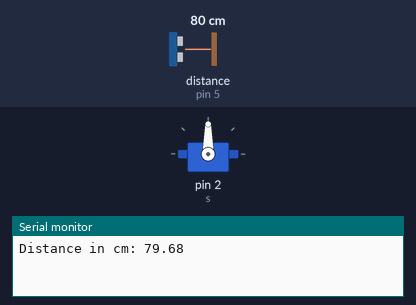
Bench run of a sketch on a simulated Arduino Uno, built with avr-gcc and run on an emulated ATmega328P. Shown: servo, the last lines printed to the serial monitor. Wiring (inferred from the names in the program): ultrasonic range finder: trigger pin 7; echo pin 5. The inputs (shaded band) are chosen by the test bench; at power-on: distance to the obstacle (sensor on pin 5) 80 cm. The echo pulse lasts 58.3 µs per cm.

Above: at 2.8 s.
2.9 s: distance to the obstacle (sensor on pin 5) set to 250 cm
At 4.7 s:
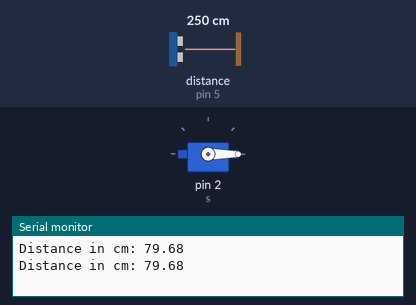
5.6 s: distance to the obstacle (sensor on pin 5) set to 206 cm
8.3 s: distance to the obstacle (sensor on pin 5) set to 195 cm
At 11.2 s:
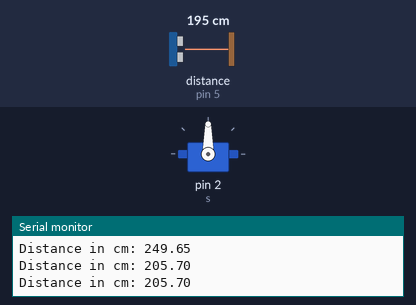
14.3 s: distance to the obstacle (sensor on pin 5) set to 299 cm
At 16.7 s:
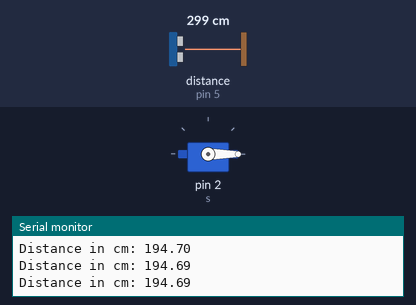
17.5 s: distance to the obstacle (sensor on pin 5) set to 2 cm
At 19.0 s:
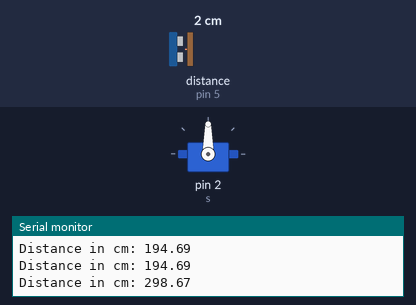
Timing chart, 0 to 20.5 s (numbered marks = the images above; inputs shaded):
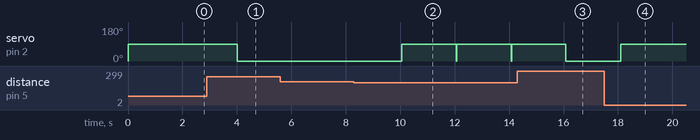

Measured:
- the behaviour switches between 201 and 200 cm on distance to the obstacle (sensor on pin 5) (found by bisection; images 1 and 2)
- after the input at 2.9 s, servo on pin 2 (s): 90° → 0° after 1.1 s
- after the input at 8.3 s, servo on pin 2 (s): 0° → 90° after 1.8 s
- after the input at 14.3 s, servo on pin 2 (s): goes on until 16.1 s, then stays 0°
- after the input at 17.5 s, servo on pin 2 (s): 0° → 90° after 0.61 s

The sketch:

Assignment-2.ino
```cpp
#include<Servo.h>
Servo s;
void setup()
{
  Serial.begin(9600);
  pinMode(7, OUTPUT);    // set arduino pin 7 to output mode
  pinMode(5, INPUT);    // set arduino pin 5 to input mode
  s.attach(2);            // attaches the servo on pin 2 to the servo object
  s.write(0);
}

void loop()
{
  digitalWrite(7, HIGH);
  delayMicroseconds(10);
  digitalWrite(7, LOW);    // generate 10-microsecond pulse to TRIG pin

  float dur = pulseIn(5, HIGH);
  float dis = (dur*0.0343)/2;    // calculate the distance


  if(dis <200)
      s.write(90);    // rotate servo motor to 90 degree to open garage door

  delay(2000);
  s.write(0);        // rotate servo motor to 0 degree to close garage door

  Serial.print("Distance in cm: ");
  Serial.println(dis);
}
```
